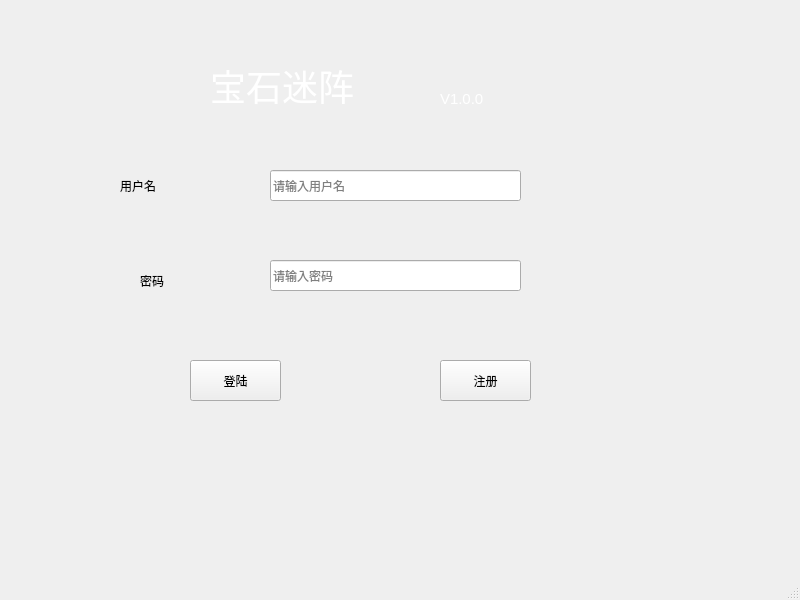
<?xml version="1.0" encoding="UTF-8"?>
<ui version="4.0">
 <class>Login</class>
 <widget class="QMainWindow" name="Login">
  <property name="geometry">
   <rect>
    <x>0</x>
    <y>0</y>
    <width>800</width>
    <height>600</height>
   </rect>
  </property>
  <property name="windowTitle">
   <string>MainWindow</string>
  </property>
  <widget class="QWidget" name="centralwidget">
   <widget class="QLabel" name="label">
    <property name="geometry">
     <rect>
      <x>120</x>
      <y>170</y>
      <width>81</width>
      <height>31</height>
     </rect>
    </property>
    <property name="text">
     <string>用户名</string>
    </property>
   </widget>
   <widget class="QLabel" name="label_2">
    <property name="geometry">
     <rect>
      <x>140</x>
      <y>270</y>
      <width>61</width>
      <height>21</height>
     </rect>
    </property>
    <property name="text">
     <string>密码</string>
    </property>
   </widget>
   <widget class="QLineEdit" name="lineEdit">
    <property name="geometry">
     <rect>
      <x>270</x>
      <y>260</y>
      <width>251</width>
      <height>31</height>
     </rect>
    </property>
    <property name="echoMode">
     <enum>QLineEdit::Password</enum>
    </property>
    <property name="placeholderText">
     <string>请输入密码</string>
    </property>
   </widget>
   <widget class="QPushButton" name="pushButton">
    <property name="geometry">
     <rect>
      <x>190</x>
      <y>360</y>
      <width>91</width>
      <height>41</height>
     </rect>
    </property>
    <property name="text">
     <string>登陆</string>
    </property>
   </widget>
   <widget class="QPushButton" name="pushButton_2">
    <property name="geometry">
     <rect>
      <x>440</x>
      <y>360</y>
      <width>91</width>
      <height>41</height>
     </rect>
    </property>
    <property name="text">
     <string>注册</string>
    </property>
   </widget>
   <widget class="QLineEdit" name="lineEdit_2">
    <property name="geometry">
     <rect>
      <x>270</x>
      <y>170</y>
      <width>251</width>
      <height>31</height>
     </rect>
    </property>
    <property name="placeholderText">
     <string>请输入用户名</string>
    </property>
   </widget>
   <widget class="QLabel" name="label_3">
    <property name="geometry">
     <rect>
      <x>210</x>
      <y>60</y>
      <width>251</width>
      <height>51</height>
     </rect>
    </property>
    <property name="font">
     <font>
      <family>华文琥珀</family>
      <pointsize>27</pointsize>
     </font>
    </property>
    <property name="styleSheet">
     <string notr="true">color: rgb(255, 255, 255);
</string>
    </property>
    <property name="text">
     <string>宝石迷阵</string>
    </property>
   </widget>
   <widget class="QLabel" name="label_4">
    <property name="geometry">
     <rect>
      <x>440</x>
      <y>90</y>
      <width>81</width>
      <height>18</height>
     </rect>
    </property>
    <property name="font">
     <font>
      <pointsize>11</pointsize>
     </font>
    </property>
    <property name="styleSheet">
     <string notr="true">color: rgb(255, 255, 255);</string>
    </property>
    <property name="text">
     <string>V1.0.0</string>
    </property>
   </widget>
  </widget>
  <widget class="QMenuBar" name="menubar">
   <property name="geometry">
    <rect>
     <x>0</x>
     <y>0</y>
     <width>800</width>
     <height>29</height>
    </rect>
   </property>
  </widget>
  <widget class="QStatusBar" name="statusbar"/>
 </widget>
 <resources/>
 <connections/>
</ui>
